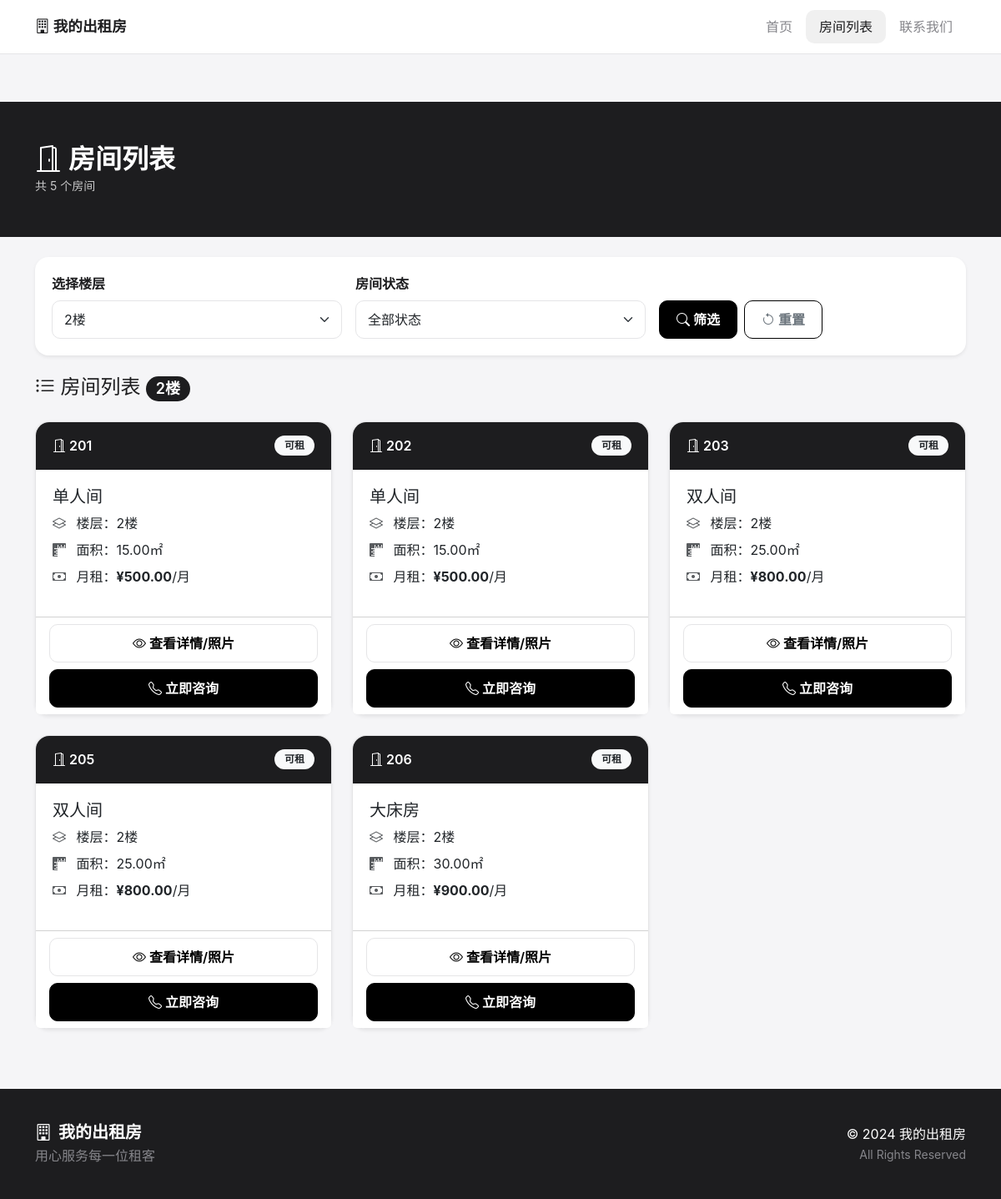
/rooms.php?floor=2, run on the app's committed database.
### tables this page shows
CREATE TABLE IF NOT EXISTS settings (
    id INT PRIMARY KEY AUTO_INCREMENT,
    setting_key VARCHAR(50) NOT NULL UNIQUE,
    setting_value TEXT,
    description VARCHAR(100)
);

CREATE TABLE IF NOT EXISTS rooms (
    id INT PRIMARY KEY AUTO_INCREMENT,
    floor INT NOT NULL,
    room_number VARCHAR(10) NOT NULL,
    room_type_id INT,
    status VARCHAR(20) DEFAULT 'available',
    description TEXT,
    created_at TIMESTAMP DEFAULT CURRENT_TIMESTAMP,
    FOREIGN KEY (room_type_id) REFERENCES room_types(id)
);

CREATE TABLE IF NOT EXISTS room_types (
    id INT PRIMARY KEY AUTO_INCREMENT,
    name VARCHAR(50) NOT NULL,
    description TEXT,
    price DECIMAL(10,2) NOT NULL,
    area DECIMAL(5,2),
    created_at TIMESTAMP DEFAULT CURRENT_TIMESTAMP
);

### rooms.php (the view, shortened to what this page needs)
<?php
require_once 'includes/database.php';
function getSetting($key) {
    global $conn;
    $sql = "SELECT setting_value FROM settings WHERE setting_key = '$key'";
    $result = $conn->query($sql);
    if ($result->num_rows > 0) {
        return $result->fetch_assoc()['setting_value'];
    }
    return '';
}
function getRooms($floor = null, $status = null) {
    global $conn;
    $sql = "SELECT r.*, rt.name as type_name, rt.price as type_price, rt.area
            FROM rooms r
            LEFT JOIN room_types rt ON r.room_type_id = rt.id
            WHERE 1=1";
    if ($floor) {
        $sql .= " AND r.floor = " . intval($floor);
    }
    $sql .= " ORDER BY r.floor, r.room_number";
    return $conn->query($sql);
}
$floor = isset($_GET['floor']) ? intval($_GET['floor']) : null;
$status = isset($_GET['status']) ? $_GET['status'] : null;
$rooms = getRooms($floor, $status);
$siteName = getSetting('site_name') ?: '少丽出租房';
?>
<!DOCTYPE html>
<html lang="zh-CN">
<head>
    <link href="https://cdn.jsdelivr.net/npm/bootstrap@5.3.0/dist/css/bootstrap.min.css" rel="stylesheet">
    <link href="https://cdn.jsdelivr.net/npm/bootstrap-icons@1.10.0/font/bootstrap-icons.css" rel="stylesheet">
    <link href="css/style.css" rel="stylesheet">
</head>
<body>
    <nav class="navbar navbar-expand-lg">
        <div class="container">
            <a class="navbar-brand" href="index.php"><i class="bi bi-building"></i> <?php echo $siteName; ?></a>
            <div class="collapse navbar-collapse" id="navbarNav">
                <ul class="navbar-nav ms-auto">
                    <li class="nav-item"><a class="nav-link" href="index.php">首页</a></li>
                    <li class="nav-item"><a class="nav-link active" href="rooms.php">房间列表</a></li>
                    <li class="nav-item"><a class="nav-link" href="index.php#contact">联系我们</a></li>
                </ul>
            </div>
        </div>
    </nav>
    <div class="page-header">
        <div class="container">
            <h2 class="mb-0"><i class="bi bi-door-open me-2"></i>房间列表</h2>
            <small class="opacity-75">共 <?php echo $rooms->num_rows; ?> 个房间</small>
        </div>
    </div>
    <div class="container mt-4">
        <div class="card shadow-sm">
            <div class="card-body">
                <form method="GET" class="row g-3">
                    <div class="col-md-4">
                        <label class="form-label fw-bold">选择楼层</label>
                        <select name="floor" class="form-select">
                            <?php for ($i = 2; $i <= 6; $i++): ?>
                            <option value="<?php echo $i; ?>" <?php echo $floor == $i ? 'selected' : ''; ?>><?php echo $i; ?>楼</option>
                            <?php endfor; ?>
                        </select>
                    </div>
                    <div class="col-md-4">
                        <label class="form-label">房间状态</label>
                        <select name="status" class="form-select">
                            <option value="">全部状态</option>
                        </select>
                    </div>
                    <div class="col-md-4 d-flex align-items-end">
                        <button type="submit" class="btn btn-dark me-2">
                            <i class="bi bi-search"></i> 筛选
                        </button>
                        <a href="rooms.php" class="btn btn-outline-secondary">
                            <i class="bi bi-arrow-counterclockwise"></i> 重置
                        </a>
                    </div>
                </form>
            </div>
        </div>
    </div>
    <div class="container mt-4 mb-5">
        <h4 class="mb-4">
            <i class="bi bi-list-ul"></i> 房间列表
            <?php if ($floor): ?>
                <span class="badge bg-dark"><?php echo $floor; ?>楼</span>
            <?php endif; ?>
        </h4>
        <div class="row">
            <?php while ($room = $rooms->fetch_assoc()): ?>
            <div class="col-lg-4 col-md-6 mb-4">
                <div class="card h-100 shadow-sm room-card">
                    <div class="card-header <?php echo $room['status'] == 'available' ? 'bg-dark' : 'bg-secondary'; ?> text-white">
                        <div class="d-flex justify-content-between align-items-center">
                            <span><i class="bi bi-door-open"></i> <?php echo $room['room_number']; ?></span>
                            <span class="badge <?php echo $room['status'] == 'available' ? 'bg-light text-dark' : 'bg-light text-secondary'; ?>">
                                <?php echo $room['status'] == 'available' ? '可租' : '已租'; ?>
                            </span>
                        </div>
                    </div>
                    <div class="card-body">
                        <h5 class="card-title text-dark"><?php echo $room['type_name']; ?></h5>
                        <ul class="list-unstyled">
                            <li class="mb-2">
                                <i class="bi bi-layers text-muted me-2"></i>
                                楼层：<?php echo $room['floor']; ?>楼
                            </li>
                            <li class="mb-2">
                                <i class="bi bi-rulers text-muted me-2"></i>
                                面积：<?php echo $room['area']; ?>㎡
                            </li>
                            <li class="mb-2">
                                <i class="bi bi-cash text-muted me-2"></i>
                                月租：<strong class="text-dark">¥<?php echo number_format($room['type_price'], 2); ?></strong>/月
                            </li>
                        </ul>
                    </div>
                    <div class="card-footer bg-white">
                        <a href="room_detail.php?id=<?php echo $room['id']; ?>" class="btn btn-outline-dark w-100 mb-2">
                            <i class="bi bi-eye"></i> 查看详情/照片
                        </a>
                        <?php if ($room['status'] == 'available'): ?>
                            <a href="index.php#contact" class="btn btn-dark w-100">
                                <i class="bi bi-telephone"></i> 立即咨询
                            </a>
                        <?php else: ?>
                            <button class="btn btn-secondary w-100" disabled>
                                <i class="bi bi-lock"></i> 已出租
                            </button>
                        <?php endif; ?>
                    </div>
                </div>
            </div>
            <?php endwhile; ?>
        </div>
    </div>
    <footer>
        <div class="container">
            <div class="row align-items-center">
                <div class="col-md-6">
                    <h5 class="mb-1"><i class="bi bi-building me-2"></i><?php echo $siteName; ?></h5>
                    <p class="text-muted mb-0">用心服务每一位租客</p>
                </div>
                <div class="col-md-6 text-md-end">
                    <p class="mb-0">&copy; 2024 <?php echo $siteName; ?></p>
                    <small class="text-muted">All Rights Reserved</small>
                </div>
            </div>
        </div>
    </footer>
</body>
</html>

### css/style.css (style rules this page uses)
:root { --bg: #f5f5f7; --card: #ffffff; --text: #1d1d1f; --text-muted: #86868b; --accent: #000000; --border: #e5e5e7; --radius: 16px; --radius-sm: 10px; --shadow: 0 4px 12px rgba(0, 0, 0, 0.05); --transition: all 0.25s cubic-bezier(0.4, 0, 0.2, 1); }
* { box-sizing: border-box; }
body { font-family: -apple-system, BlinkMacSystemFont, "SF Pro SC", "Helvetica Neue", Arial, sans-serif; background: var(--bg); color: var(--text); margin: 0; padding: 0; -webkit-font-smoothing: antialiased; line-height: 1.5; }
.badge.bg-dark { background-color: var(--text) !important; color: var(--card) !important; }
.navbar { background: var(--card) !important; border-bottom: 1px solid var(--border); padding: 12px 0; box-shadow: none; }
.navbar-brand { font-weight: 700; font-size: 1.1rem; color: var(--text) !important; }
.nav-link { color: var(--text-muted) !important; font-weight: 500; padding: 8px 16px !important; border-radius: var(--radius-sm); transition: var(--transition); }
.nav-link.active { color: var(--text) !important; background: rgba(0,0,0,0.06); }
.btn { border-radius: var(--radius-sm); font-weight: 600; padding: 10px 20px; transition: var(--transition); border: 1px solid var(--accent); }
.btn-dark { background: var(--accent); color: var(--card); border-color: var(--accent); }
.btn-outline-dark { color: var(--accent); border-color: var(--border); }
.card { background: var(--card); border-radius: var(--radius); border: none; box-shadow: var(--shadow); transition: var(--transition); }
.card-header { background: var(--text) !important; color: var(--card) !important; font-weight: 600; border-radius: var(--radius) var(--radius) 0 0 !important; padding: 16px 20px; }
.card-body { padding: 20px; }
.page-header { background: var(--text); color: white; padding: 50px 0; margin-top: 57px; }
.page-header h2 { font-weight: 700; }
.room-card { border: 1px solid var(--border); }
.room-card .card-header { background: var(--text) !important; }
footer { background: var(--text); color: var(--card); padding: 40px 0; }
footer h5 { font-weight: 700; }
footer .text-muted { color: var(--text-muted) !important; }
.form-control, .form-select { border: 1px solid var(--border); border-radius: var(--radius-sm); padding: 10px 14px; transition: var(--transition); }
.form-label { font-weight: 600; color: var(--text); }
.badge { font-weight: 600; padding: 6px 12px; border-radius: 20px; }
.card .row.g-3 { align-items: flex-end; }

### data on the page
settings: setting_value "我的出租房"
rooms: room_number "201", status "可租", room_type.name "单人间", floor "2", room_type.area "15.00", room_type.price "500.00"
rooms: room_number "202", status "可租", room_type.name "单人间", floor "2", room_type.area "15.00", room_type.price "500.00"
rooms: room_number "203", status "可租", room_type.name "双人间", floor "2", room_type.area "25.00", room_type.price "800.00"
rooms: room_number "205", status "可租", room_type.name "双人间", floor "2", room_type.area "25.00", room_type.price "800.00"
rooms: room_number "206", status "可租", room_type.name "大床房", floor "2", room_type.area "30.00", room_type.price "900.00"

### other printed values
$rooms->num_rows "5"
$floor "2"
form field floor "2楼"
